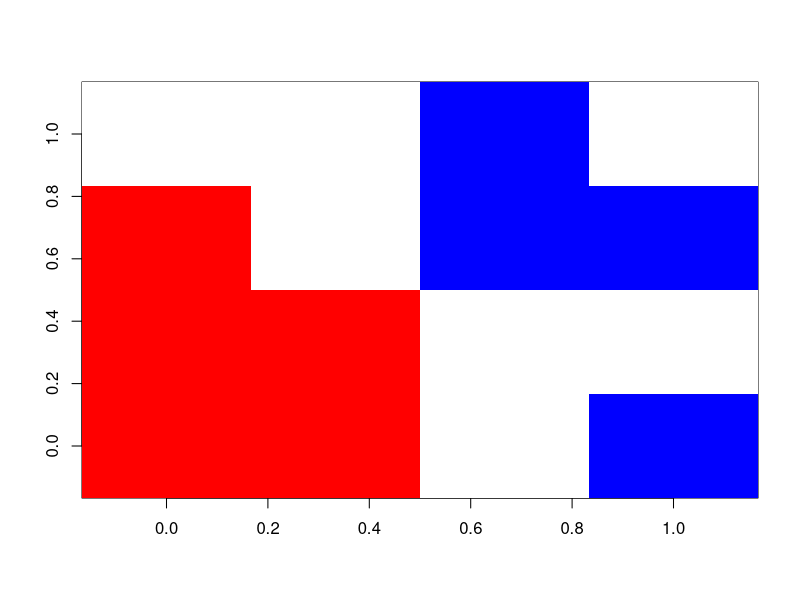
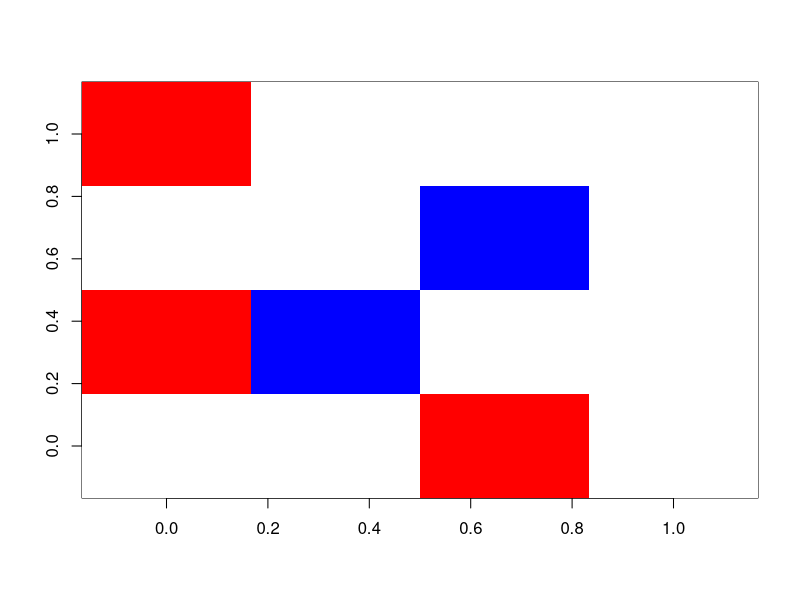
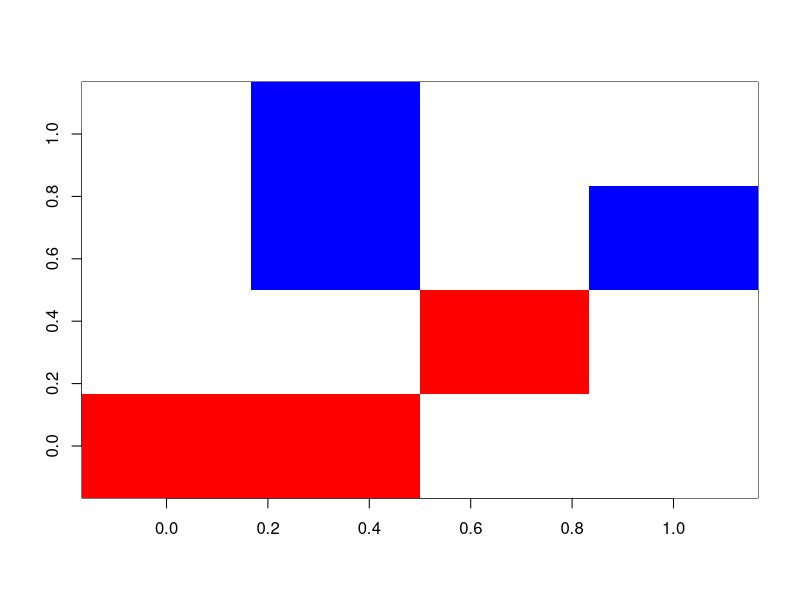
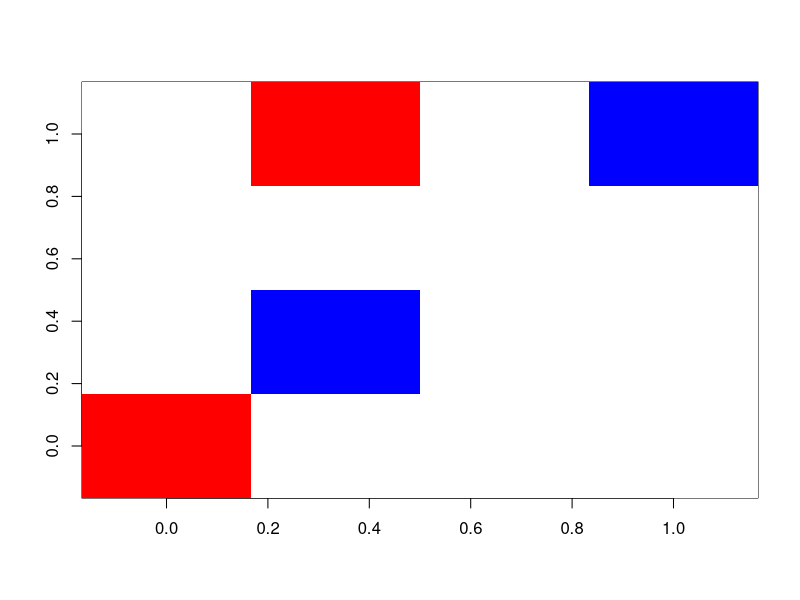
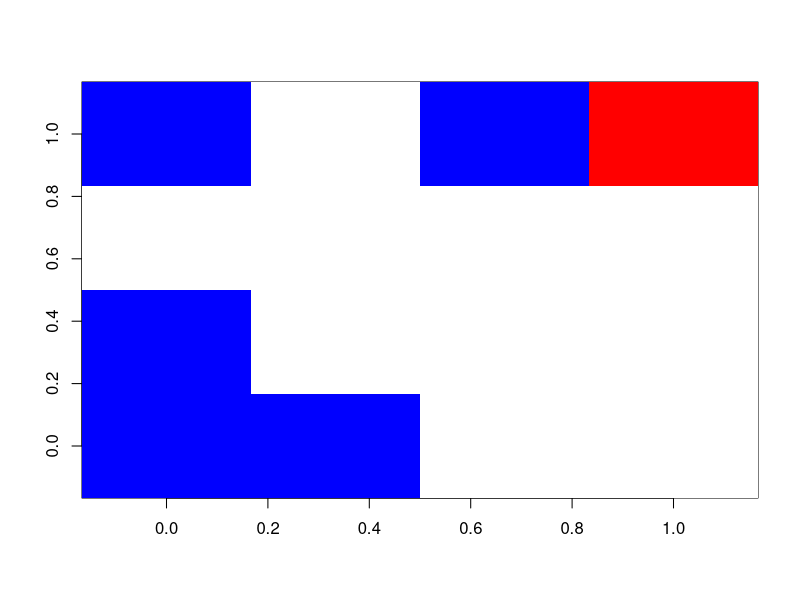
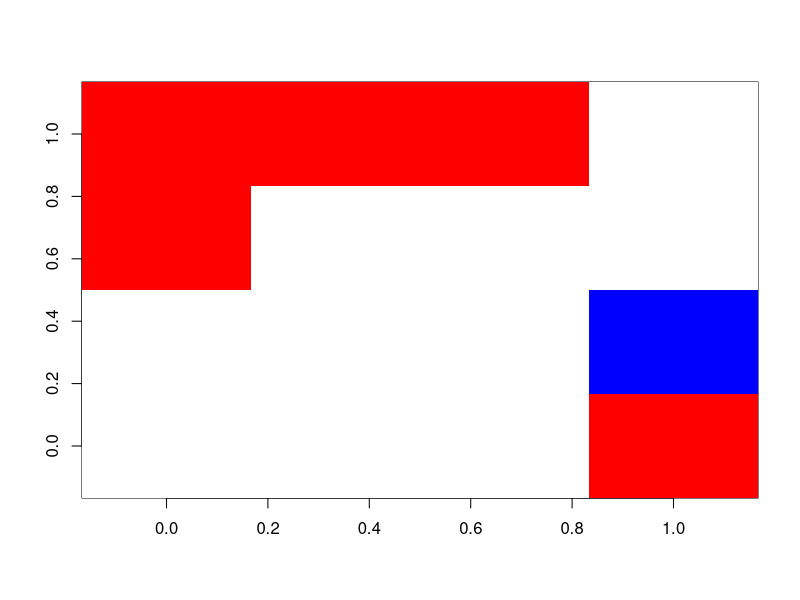
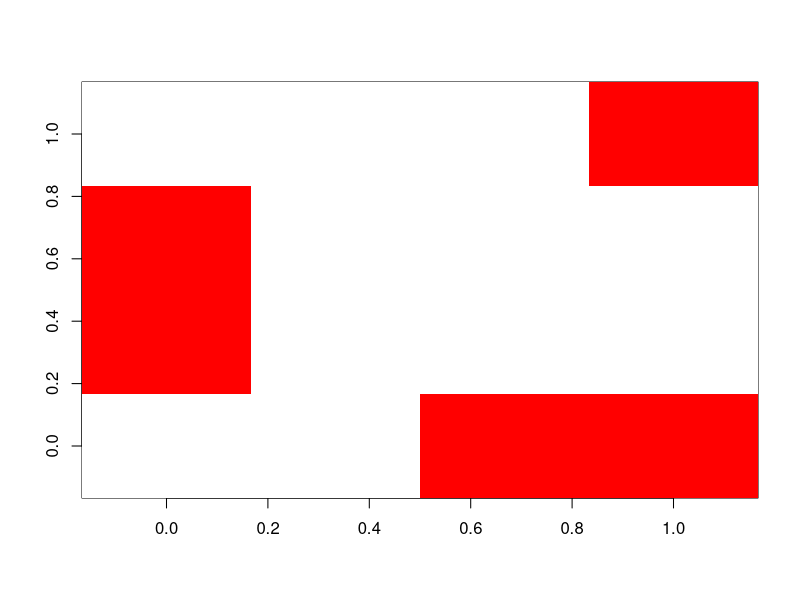
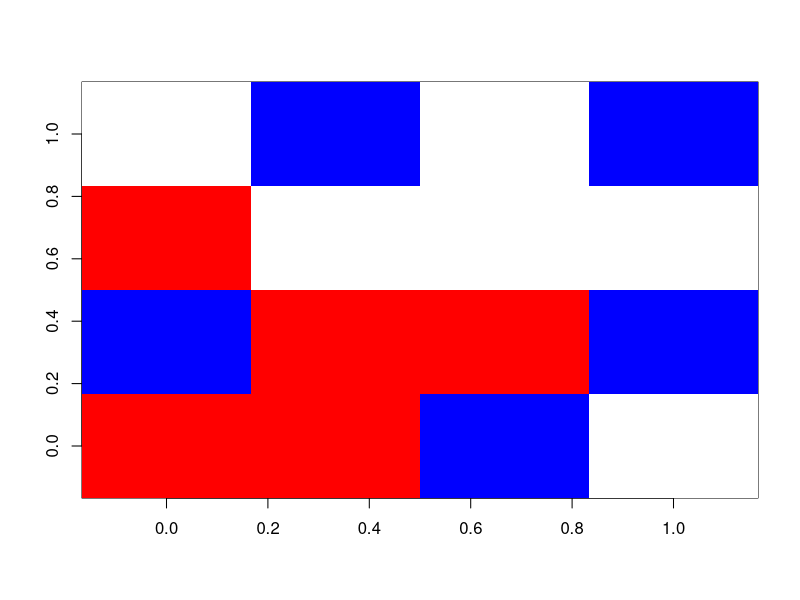

Write the R code that produced these figures, in order. (Note: a time limit stopped this script after it produced the figures.)
#################################################################################
#### Functions for BML Simulation Study


#### Initialization function.
## Input : size of grid [r and c] and density [p]
## Output : A matrix [m] with entries 0 (no cars) 1 (red cars) or 2 (blue cars)
## that stores the state of the system (i.e. location of red and blue cars)

#This is a functin I wrote in order to handle the unique cases of matricies where there are only 2 unique 
#numbers or 1 row and n collumns such that the colours are always assinged the same way, 0 to White, 1 to 
#Red, and 2 to Blue. 

matrix.image <- function(m)
{
  x <- (0 %in% m) 
  y <- (1 %in% m) 
  z <- (2 %in% m)  
  if(x == TRUE)
  {
    if(y == TRUE)
    {
      if(z == TRUE)
      {
        clrs = c("White", "Red", "Blue") 
      }
      if(z == FALSE)
      {
        clrs = c("White", "Red") 
      }
    }
    if(y == FALSE)
    {
      if(z == TRUE)
      {
        clrs = c("White", "Blue")
      }
      if(z == FALSE)
      {
        clrs = c("White")
      }
    }
  }
  if(x == FALSE)
  {
    if(y == TRUE)
    {
      if(z == TRUE)
      {
        clrs = c("Red", "Blue") 
      }
      if(z == FALSE)
      {
        clrs = c("Red") 
      }
    }
    if(y == FALSE)
    {
      if(z == TRUE)
      {
        clrs = c("Blue")
      }
      
    }
  }
  if(nrow(m) == 1)
  {
    image(t(m), col = clrs)
  } 
  else {
    image(t(apply(m, 2, rev)), col = clrs)
  }
}





bml.init <- function(r, c, p){
  stopifnot(r>=0, c>=0, p>=0, 1>=p)
 grid.size <- r*c 
 num.cars.vector <- replicate(grid.size, sample(0:1, 1, prob = c(1-p, p)))
   for(i in 1:grid.size){
     if(num.cars.vector[i] == 1){
       num.cars.vector[i] <- sample(1:2, 1, prob = c(.5, .5))
     } 
  }
 m <- matrix(num.cars.vector, nrow = r, ncol = c)
matrix.image(m) 
 return(m)
}

#### Function to move the system one step (east and north)
## Input : a matrix [m] of the same type as the output from bml.init()
## Output : TWO variables, the updated [m] and a logical variable
## [grid.new] which should be TRUE if the system changed, FALSE otherwise.

## NOTE : the function should move the red cars once and the blue cars once,
## you can write extra functions that do just a step north or just a step east.


bml.step <- function(m){
n <- m 
if(ncol(m) > 1)
{
  for(i in 1:nrow(m))
  {
    for(j in 1:(ncol(m) - 1))
      {
        if(m[i, j] == 1)
          {
            if(m[i, j+1] == 0)
              {
                n[i, j] <- 0 
                n[i, j+1] <- 1 
              }
          }
      }
    if(m[i, ncol(m)] == 1)
      {
        if(m[i, 1] == 0)
          {
            n[i, ncol(m)] <- 0
            n[i, 1] <- 1 
          }
      }
  }
}
if(ncol(m) == 1)
{ 
  n <- m
}
o <- n 
if(nrow(n) > 1) 
{
for(j in 1:ncol(n))
{
  for(i in 2:nrow(n))
  {
    if(n[i, j] == 2)
    {
      if(n[i-1, j] == 0)
      {
        o[i, j] <- 0
        o[i-1,j] <- 2
      }
    }
  }
  if(n[1, j] == 2)
  {
    if(n[nrow(n), j] == 0)
    {
      o[1, j] <- 0
      o[nrow(n), j] <- 2
    }
  }
}
}
if(nrow(n) == 1)
{
  o <- n
}
grid.fresh <- o == m
grid.new <- FALSE %in% grid.fresh
return(list(o, grid.new))
}

#image(t(apply(o[[1]], 2, rev)), col = c("White", "Red", "Blue"))

#### Function to do a simulation for a given set of input parameters
## Input : size of grid [r and c] and density [p]
## Output : *up to you* (e.g. number of steps taken, did you hit gridlock, ...)

bml.sim <- function(r, c, p)
{
  prct <- bml.init(r, c, p)
  prct <- bml.step(prct)
  if(prct[[2]] == TRUE)
  { 
    prct <- bml.step(prct)
  } 
  if(prct[[2]] == FALSE)
  { 
    stop
  } 
  
}


bml.sim <- function(r, c, p) 
  {
    for(i in 1:10)
    {
      repeat
      {
     m <- bml.init(r, c, p)
     n <- m
     o <- bml.step(n) 
    if(identical(m, o) == FALSE) 
      {
        m <- o
      }
        else 
          {
            stop
          }
      }
            return(identical(m, o))
    }
}


bml.rsim <- replicate(10, bml.sim(4, 4, .4))
